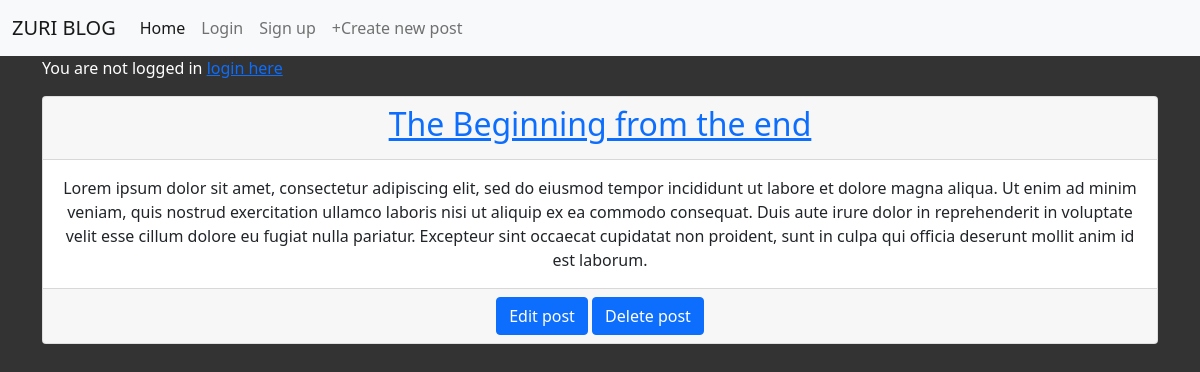
The page / on the database its author committed.
### blog/models.py (models this page shows, shortened)
class Post(models.Model):
    title = models.CharField(max_length=200)
    author = models.ForeignKey("auth.User", on_delete=models.CASCADE)
    body = models.TextField()

### blog/views.py (the view)
# urls.py: path('', BlogListView.as_view(), name ='home'),
class BlogListView(ListView):
    model = Post
    template_name='home.html'

### templates/home.html (shortened to what this page needs)
<!DOCTYPE html>
<html lang="en">
<head>
</head>
<body>
    {%extends 'base.html'%}
    {%block content%}
    {% for post in object_list %}
    <div class="card text-center">
        <div class="card-header">
            <h2><a href='{% url "post_detail" post.pk %}'>{{post.title}}</a></h2>
        </div>
        <div class="card-body">
            <p class='card-text text-dark '>{{post.body}}</p>
        </div>
        <div class="card-footer">
            <a href="{% url 'post_edit' post.pk %}" class="btn btn-primary">Edit post</a>
            <a href="{% url 'post_delete' post.pk %}" class="btn btn-primary">Delete post</a>
        </div>
      </div>
    {% endfor %}
    {% endblock content%}

### static/css/style.css (style rules this page uses)
body { background-color: #333; color:#fff; }

### rows shown on the page
Post: title "The Beginning from the end", body "Lorem ipsum dolor sit amet, consectetur adipiscing elit, sed do eiusmod tempor incididunt ut labore et dolore magna aliqua. Ut enim ad minim veniam, quis nostrud exercitation ullamco laboris nisi ut aliquip ex ea commodo consequat. Duis aute irure dolor in reprehenderit in voluptate velit esse cillum dolore eu fugiat nulla pariatur. Excepteur sint occaecat cupidatat non proident, sunt in culpa qui officia deserunt mollit anim id est laborum."
